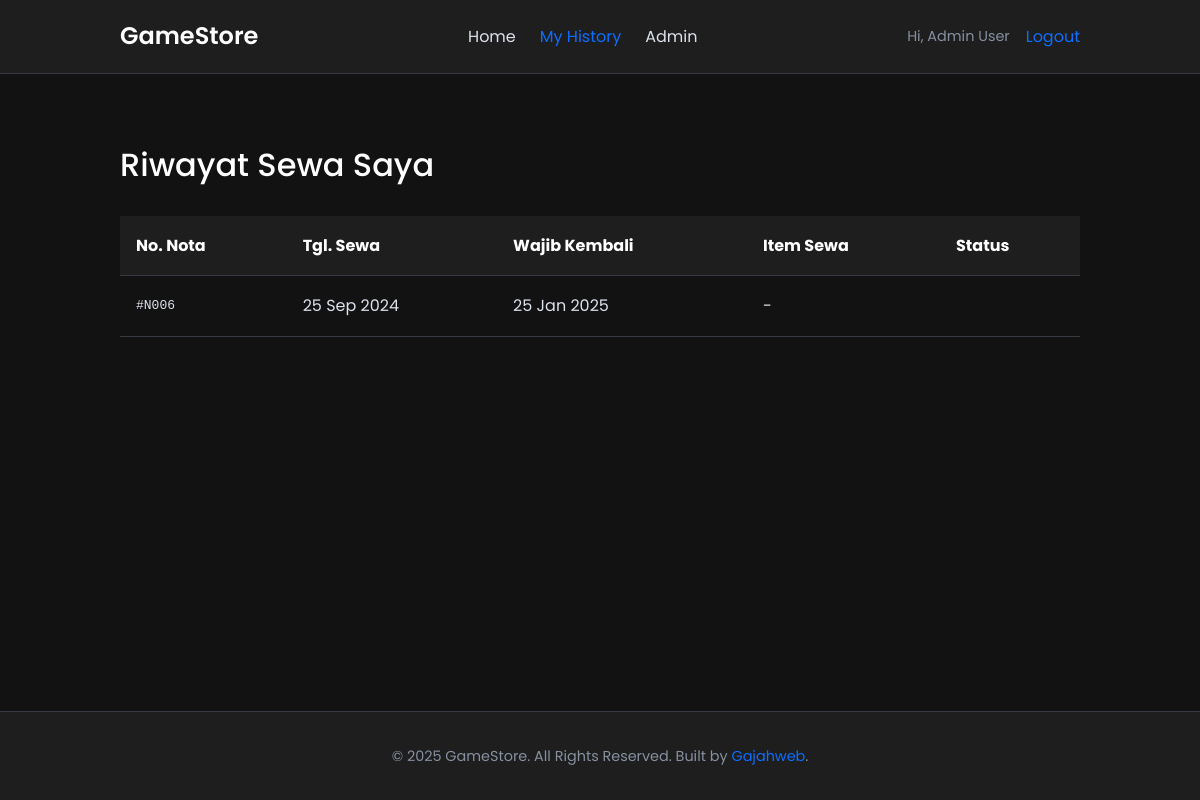
The page /history (signed in) on the database as committed earlier.
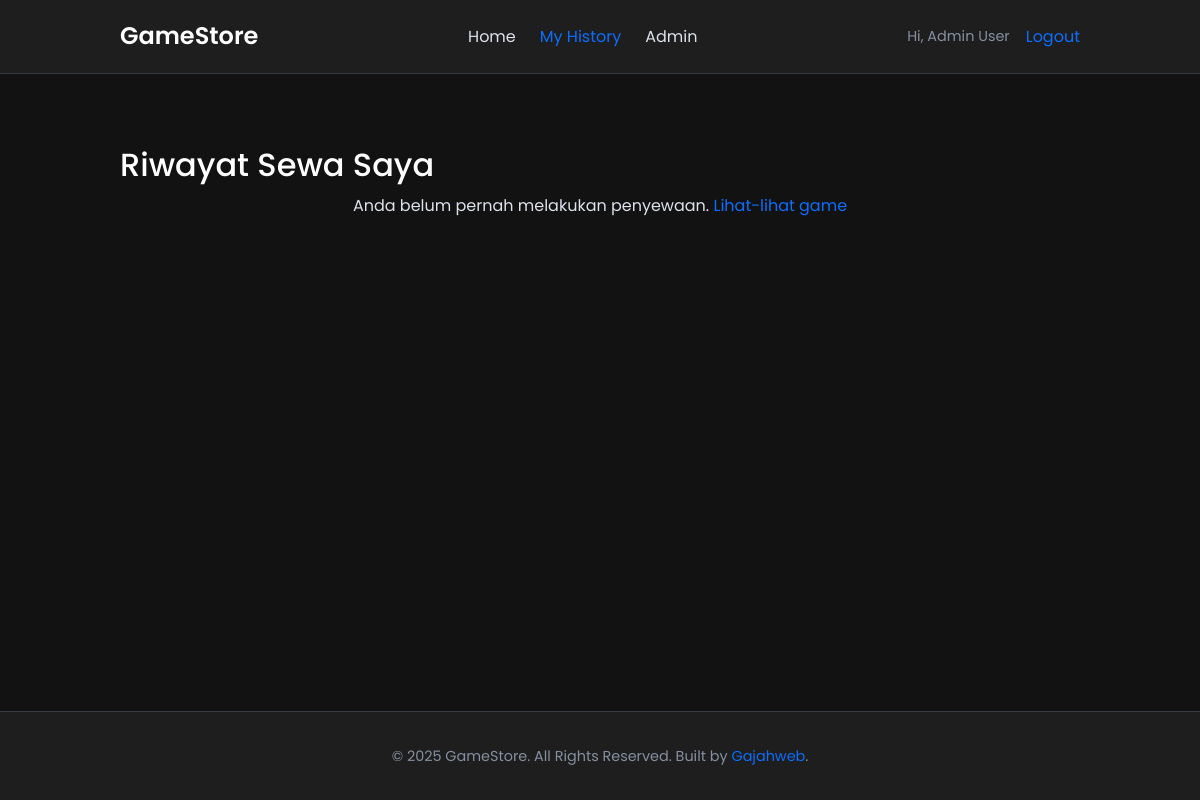
The same page on the database as committed later.
### tables this page shows
CREATE TABLE `transaksisewa` (
  `NomorNota` varchar(20) NOT NULL,
  `IDPengguna` int(11) NOT NULL,
  `TglSewa` date NOT NULL,
  `TglWajibKembali` date NOT NULL,
  `Status` enum('active','completed','cancelled') NOT NULL DEFAULT 'active',
  `TglTransaksi` timestamp NOT NULL DEFAULT current_timestamp(),
  PRIMARY KEY (`NomorNota`),
  KEY `fk_transaksi_pengguna` (`IDPengguna`)
);

### controllers/user.php (called while the page is built, shortened)
<?php
require_once 'base.php';
require_once 'models/TransaksiModel.php';
class UserController extends BaseController {
    public function history() {
        $transaksiModel = new TransaksiModel($this->db);
        $id_pengguna = (int)$_SESSION['user_id'];
        $transaksi = $transaksiModel->findByUser($id_pengguna);
        foreach ($transaksi as $key => $t) {
            $transaksi[$key]['details'] = $transaksiModel->findDetailsByNomorNota($t['NomorNota']);
        }
        $this->view('user/history', ['title' => 'Riwayat Sewa', 'transaksi' => $transaksi]);
    }
}

### index.php (called while the page is built, shortened)
<?php
require_once 'controllers/base.php';
try {
    $pdo = new PDO("mysql:host=" . DB_HOST . ";dbname=" . DB_NAME . ";charset=utf8mb4", DB_USER, DB_PASS);
    $pdo->setAttribute(PDO::ATTR_ERRMODE, PDO::ERRMODE_EXCEPTION);
    $pdo->setAttribute(PDO::ATTR_DEFAULT_FETCH_MODE, PDO::FETCH_ASSOC);
} catch (PDOException $e) {
    die("Database connection failed: " . $e->getMessage());
}
$request_uri = $_SERVER['REQUEST_URI'];
$request_path = parse_url($request_uri, PHP_URL_PATH);
$path_parts = explode('/', trim($request_path, '/'));
$controllerName = $path_parts[0] ?: 'home';
$methodName = $path_parts[1] ?? 'index';
function loadController($name, $db) {
    $controllerFile = "controllers/{$name}.php";
    if (file_exists($controllerFile)) {
        $className = ucfirst($name) . 'Controller';
        if (class_exists($className)) {
            return new $className($db);
        }
    }
    return null;
}
if ($controllerName === 'home' || $controllerName === '' || $controllerName === 'index.php') {
    $userController = loadController('user', $pdo);
    if ($userController) $userController->index(); else notFound();
} elseif ($controllerName === 'login') {
    $authController = loadController('auth', $pdo);
    if ($authController) $authController->login(); else notFound();
} elseif ($controllerName === 'register') {
    $authController = loadController('auth', $pdo);
    if ($authController) $authController->register(); else notFound();
} elseif ($controllerName === 'logout') {
    $authController = loadController('auth', $pdo);
    if ($authController) $authController->logout(); else notFound();
} elseif ($controllerName === 'history') {
    $userController = loadController('user', $pdo);
    if ($userController) $userController->history(); else notFound();
} elseif ($controllerName === 'game' && $methodName) {
    $userController = loadController('user', $pdo);
    if ($userController) $userController->show($methodName); else notFound();
} elseif ($controllerName === 'rent' && $methodName) {
    $userController = loadController('user', $pdo);
    if ($userController) $userController->rent($methodName); else notFound();
} elseif ($controllerName === 'rate' && $methodName) {
    $userController = loadController('user', $pdo);
    if ($userController) $userController->rate($methodName); else notFound();
} else {
    notFound();
}

### models/TransaksiModel.php (called while the page is built, shortened)
<?php
class TransaksiModel {
    private $db;
    public function __construct($db) {
        $this->db = $db;
    }
    public function findByUser($user_id) {
        $stmt = $this->db->prepare("
            SELECT * FROM transaksisewa
            WHERE IDPengguna = ?
            ORDER BY TglTransaksi DESC
        ");
        $stmt->execute([$user_id]);
        return $stmt->fetchAll(PDO::FETCH_ASSOC);
    }
}

### views/user/history.php (the view, shortened to what this page needs)
<h1>Riwayat Sewa Saya</h1>
<?php if (empty($data['transaksi'])): ?>
    <p style="text-align: center;">Anda belum pernah melakukan penyewaan. <a href="/">Lihat-lihat game</a></p>
<?php else: ?>
    <div class="table-responsive">
        <table class="styled-table">
            <thead>
                <tr>
                    <th>No. Nota</th>
                    <th>Tgl. Sewa</th>
                    <th>Wajib Kembali</th>
                    <th>Item Sewa</th>
                    <th>Status</th>
                </tr>
            </thead>
            <tbody>
                <?php foreach ($data['transaksi'] as $tx): ?>
                    <tr>
                        <td style="font-family: monospace;">#<?= htmlspecialchars($tx['NomorNota'])?></td>
                        <td><?= date('d M Y', strtotime($tx['TglSewa'])) ?></td>
                        <td><?= date('d M Y', strtotime($tx['TglWajibKembali'])) ?></td>
                        <td>
                            <?php if (empty($tx['details'])): ?>
                                <span>-</span>
                            <?php endif; ?>
                        </td>
                        <td>
                            <span class="status status-<?= htmlspecialchars($tx['Status']) ?>"><?= ucfirst(htmlspecialchars($tx['Status'])) ?></span>
                        </td>
                    </tr>
                <?php endforeach; ?>
            </tbody>
        </table>
    </div>
<?php endif; ?>

Rows that differ between the two databases and show on the page:
removed transaksisewa: NomorNota "N006", TglSewa "25 Sep 2024", TglWajibKembali "25 Jan 2025"
Other text that changed with them:
text no longer shown: "No. Nota Tgl. Sewa Wajib Kembali Item Sewa Status"
text now shown: "Anda belum pernah melakukan penyewaan. Lihat-lihat game"
